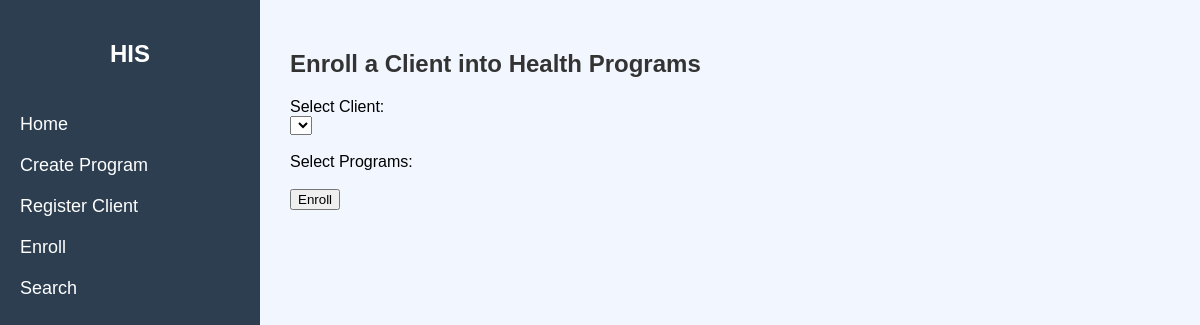
/enroll-client, run on an earlier commit of the app's database.
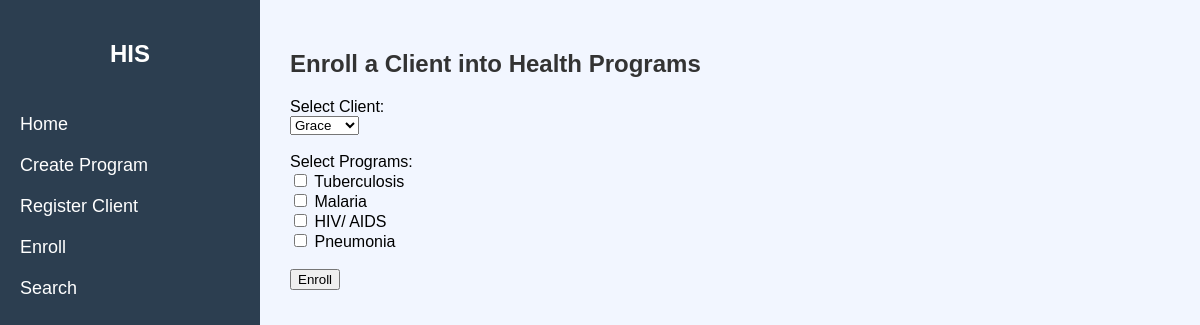
And on a later commit of the database.
### app/models.py (models this page shows)
class Program(db.Model):
    id = db.Column(db.Integer, primary_key=True)
    name = db.Column(db.String(100), unique=True, nullable=False)

### app/routes.py (the view, shortened to what this page needs)
@main.route('/enroll-client', methods=['GET', 'POST'])
def enroll_client():
    clients = Client.query.all()
    programs = Program.query.all()
    return render_template('enroll_client.html', clients=clients, programs=programs)

### templates/enroll_client.html (shortened to what this page needs)
{% extends "base.html" %}
{% block content %}
    <h2>Enroll a Client into Health Programs</h2>
    <form method="POST">
        <label>Select Client:</label><br>
        <select name="client" required>
            {% for client in clients %}
            <option value="{{ client.id }}">{{ client.name }}</option>
            {% endfor %}
        </select><br><br>
        <label>Select Programs:</label><br>
        {% for program in programs %}
        <input type="checkbox" name="programs" value="{{ program.id }}"> {{ program.name }}<br>
        {% endfor %}
        <br><button type="submit">Enroll</button>
    </form>
{% endblock %}

What changed in the data, as far as the page shows it:
added Program: name "Tuberculosis"
added Program: name "Malaria"
added Program: name "HIV/ AIDS"
added Program: name "Pneumonia"
Also different on the page:
form field client: (not shown) → "Grace"
